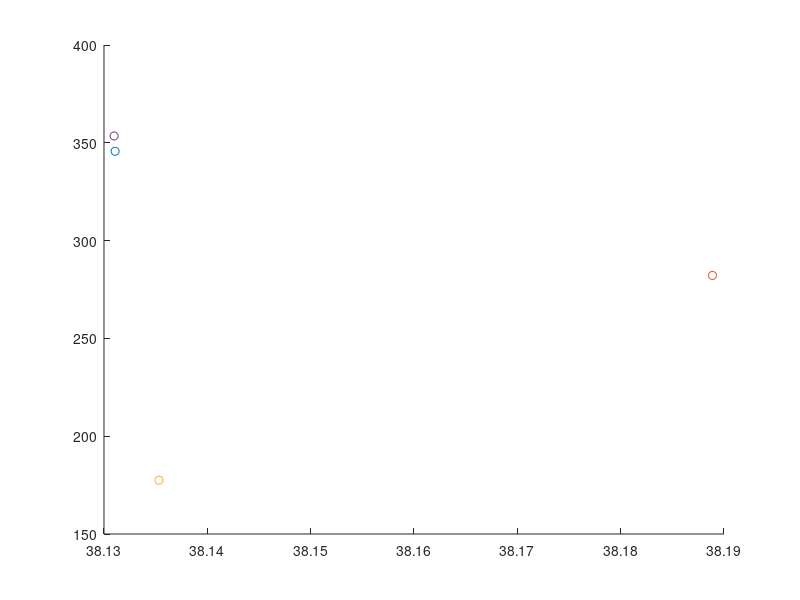

Here is the MATLAB script that generated this plot:
clc
clear
close all

% Weight & Balance Estimation for Transport Aircraft

% Variable Definitions:
A = 8.77; %- Wing aspect ratio (unitless)
Ah = 5.8; %- Horizontal tailplane aspect ratio (unitless)
Av = 2*1.6; %- Vertical tailplane aspect ratio (unitless)
Afc = 3887.9244; %- Cargo hold floor area (ft^2), set to 0 initially, replace with actual value
Bw = 213.2; %- Wing span (ft), set to 0 initially, replace with actual value
Bh = 51; % - Horizontal tailplane span (ft)
D = 20.8; %- Maximum fuselage diameter (ft), set to 0 initially, replace with actual value
Fw = 14.7638; %- Fuselage width at horizontal tail intersection (ft), set to 0, replace as needed
HtHv = 0; % - Location of horizontal tailplane on vertical tail (0 for fuselage-mounted, 1 for T-tail)
Kbuf = 5.68; %- Factor for range; 1.02 for short ranges, 5.68 for very long ranges
Kdoor = 1; %- Door factor, 1.0 if no cargo door, 1.06 for one side cargo door, 1.12 for aft clamshell
Klav = 1.11; %- Lavatory factor, 1.11 for long range, 0.31 for short range, 3.9 for business jets
KLg = 1.12; % - Landing gear factor, 1.12 if fuselage mounted, 1.0 otherwise
Kmp = 1; %- Kneeling main gear factor, 1.126 for kneeling gear, 1.0 otherwise
Kng = 1.017; %- Nacelle factor, 1.017 for pylon mounted nacelle, 1.0 otherwise
Knp = 1; %- Nose gear factor, 1.15 for kneeling nose gear, 1.0 otherwise
Kr = 1; %      - Engine factor, 1.133 for reciprocating engines, 1.0 otherwise
Ktp = 1; %- Turboprop factor, 0.793 for turboprop, 1.0 otherwise
Kuht = 1; %- Factor for all-moving tail, 1.143 for all-moving, 1.0 otherwise
L = 246.063; %- Fuselage structural length (ft), to be assigned
La = 250; %       - Electrical routing distance; generators to avionics to cockpit (ft)
Lec = 800; %        - Engine controls routing distance; engine to cockpit - total if multi-engine (ft)
Lf = 264.4357; %- Total fuselage length (ft)
Lht = 106.6; %    - Length from wing aerodynamic center to horizontal tail aerodynamic center (ft)
Lm = 160; %         - Main landing gear length (inches)
Ln = 120; %         - Nose landing gear length (inches)
Lvt = 103.6; %    - Length from wing aerodynamic center to vertical tail aerodynamic center (ft)
Ky = 0.238 * Lht; % - Aircraft pitching radius of gyration, approx. 0.3*Lht (ft)
Kz = Lvt; % - Aircraft yaw radius of gyration, approx. Lvt (ft)
Nc = 12; %       - Number of crew, typically set as required by the design
Nen = 4; %     - Number of engines
Nf = 5; %     - Number of control functions, typically 4-7
Ngear = 2.85; % - Gear load ratio, typically 2.7-3 for commercial aircraft
Ngen = 5; %    - Number of generators, typically equal to Nen
Nl = 1.5 * Ngear; %    - Ultimate landing gear load factor, typically 1.5*Ngear
NLt = 17.4; %- Nacelle length (ft)
Nm = 1; % - Number of mechanical functions performed by controls, usually 0-2
Nmss = 4; %       - Number of main gear shock struts
Nmw = 16; %     - Number of main wheels
Nnw = 2; %     - Number of nose wheels
Np = 516; % - Total number of persons onboard (crew + passengers)
Nseat = 516; %- Number of seats of given type
Nt = 5; % - Total number of fuel tanks
Nw = 6.9; % - Nacelle width (ft)
Nz = 1.5*2.5; %- Ultimate load factor, typically 1.5 * limit load factor
Rkva = 50; % - Electrical system rating, usually 40-60 kVA for transports
Scs = 540; %    - Total control surface area (ft^2)
Scsw = 530; %   - Area of wing-mounted control surfaces (ft^2)
Se = 100; %    - Elevator area (ft^2)
Sf = 37027; %- Fuselage wetted area (ft^2)
Sht = 1039.8; %     - Horizontal tailplane area (ft^2)
Sn = 650; %     - Nacelle wetted area (ft^2)
Sw = 5188.2; %- Reference wing area (ft^2)
Svt = 433.6; %      - Vertical tailplane area (ft^2)
tc_root = 0.14; %- Wing root thickness-to-chord ratio
tc_rootv = 0.12; %- Vertical tailplane root thickness-to-chord ratio
Vi = 59438.7; %- Integral fuel tank volume (gal)
Vp = 0; % - Self-sealing tank volume (gal)
Vpr = 150000; %     - Volume of pressurized sections (ft^3)
Vs = 231.6; %- Landing stall speed (ft/s)
Vt = Vi +Vp; %- Total volume of fuel tanks (gal)
WAPU = 500; %- Uninstalled APU weight (lb)
Wc = 0; % - Maximum cargo weight (lb)
Wdg = 779200; % - Design gross weight (lb)
Wen = 13552; %- Engine weight (lb)
Wenc = 19841.6; %- Weight of engine and contents (lb)
Wl = Wdg * 0.85; %- Landing design gross weight (lb)
Wseat = 13; %- Weight of single seat (lb)
Wuav = 1100; % - Uninstalled avionics weight, typically 800-1400 lb
lambda = 0.25; %- Wing taper ratio
Lambda = 0.464; %- Wing quarter chord sweep angle (radians)
Lambda_ht = 0.26; %- Horizontal tailplane quarter chord sweep (radians)
Lambda_vt = 0.26; %- Vertical tailplane quarter chord sweep (radians)
g = 32.18504;
Iy = Wdg * Ky ^ 2 / g; %- Pitching moment of inertia (lb*ft^2), approximated as Wo*Ky^2/g
Kws = 0.75 * ((1 + 2 * lambda) / (1 + lambda)) * Bw * tan(Lambda) / L; % - Wing sweep factor, calculated as 0.75 * [(1 + 2*lambda)/(1 + lambda)] * Bw * tan(Lambda) / L

% % Default values for unspecified variables (set to zero, modify as needed):
% A = 0; % Wing aspect ratio
% Ah = 0; % Horizontal tailplane aspect ratio
% Av = 0; % Vertical tailplane aspect ratio
% Bw = 0; % Wing span in ft
% D = 0; % Fuselage diameter in ft
% % ... Continue initializing all variables used in equations as above

% Begin Calculations
% 1. Aircraft Wing Weight
% Wdg = 0; % Design gross weight, replace with actual value
% Nz = 0; % Ultimate load factor, typically 1.5 * limit load factor
% Sw = 0; % Reference wing area, replace with actual value
% A = 0; % Aspect ratio of the wing
% lambda = 0; % Wing taper ratio
% Scsw = 0; % Area of wing-mounted control surfaces
% Lambda = 0; % Wing quarter chord sweep (radians)
% tc_root = 0; % Wing root thickness-to-chord ratio


% Equation for Wing Weight (Ww)
CGw = 41.5; % Wing CG location (m)
Zw = -1.83;
Ww = (0.78 * 0.0051 * (Wdg * Nz) ^ 0.557 * Sw ^ 0.649 * A ^ 0.5 * (1 + lambda) ^ 0.1 * ...
    Scsw ^ 0.1 )/ (cos(Lambda) * (tc_root) ^ 0.4); % Wing Weight
% Comment: Replace variables with actual values as needed.

% engine weight
CGeng = CGw - 0.7;
Zeng = -4.5;
W_engines = Nen * Wen;

% 2. Horizontal Tailplane Weight (Wht)
% Kuht = 1; % Factor for all-moving tail, typically 1.143 for all-moving, 1.0 otherwise
% Sht = 0; % Horizontal tailplane area in ft^2
% Ky = 0; % Aspect ratio of the horizontal tail
% Fw = 0; % Fuselage width at horizontal tail intersection
% Bh = 0; % Horizontal tailplane span in ft
% Lht = 0; % Length from wing aerodynamic center to horizontal tail aerodynamic center
% Lambda_ht = 0; % Horizontal tail quarter-chord sweep (radians)
CGht = 72.1;
Zht = 1.55;
Wht = 0.75 * 0.0379 * Kuht * Wdg ^ 0.639 * Nz ^ 0.1 * Sht ^ 0.75 * Ky ^ 0.704 * ...
    Ah ^ 0.166 * (1 + Se / Sht) ^ 0.1 / ((1 + Fw / Bh) ^ 0.25 * Lht * cos(Lambda_ht));
% Comment: Replace with actual values for Wht calculation.

% 3. Vertical Tailplane Weight (Wvt)
% HtHv = 0; % Location factor, 0.0 for fuselage mounted, 1.0 for T-tail
% Svt = 0; % Vertical tailplane area in ft^2
% Av = 0; % Vertical tailplane aspect ratio
% Lvt = 0; % Length from wing aerodynamic center to vertical tail aerodynamic center
% Lambda_vt = 0; % Vertical tail quarter-chord sweep (radians)
% tc_rootv = 0; % Vertical tail root thickness-to-chord ratio
CGvt = 71.1;
Zvt = 4.64;
Wvt = 0.75 * 0.0026 * (1 + HtHv) ^ 0.225 * Wdg ^ 0.556 * Nz ^ 0.536 * Svt ^ 0.5 * ...
    Kz ^ 0.875 * Av ^ 0.35 / (Lvt ^ 0.5 * cos(Lambda_vt) * (tc_rootv) ^ 0.5);
% Comment: Replace variables for accurate vertical tail weight estimation.

% Continue defining
% Continue defining remaining equations based on the document

% 4. Fuselage Weight (Wfus)
% Sf = 0; % Fuselage wetted area (ft^2)
% L_D = 0; % Lift-to-drag ratio, typically 10-20 for transport aircraft
CGfus = L * 0.435 / 3.281;
Zfus = 0;
Wfus = 0.85 * 0.3280 * Kdoor * KLg * (Wdg * Nz) ^ 0.5 * L ^ 0.25 * Sf ^ 0.302 * ...
    (1 + Kws) ^ 0.04 * (L/D) ^ 0.1;
% Comment: Replace variables with actual values for fuselage weight.

% 5. Main Landing Gear Weight (Wmlg)
% Lm = 0; % Main landing gear length (inches)
% Nmss = 0; % Number of main gear shock struts
% Nmw = 0; % Number of main wheels
% Vs = 0; % Landing stall speed (ft/s)
CGmlg = 43;
Zmlg = -6.33;
Wmlg = 0.88 * 0.0106 * Kmp * Wl ^ 0.888 * Nl ^ 0.25 * Lm ^ 0.4 *Nmw^0.321 * Vs ^ 0.1 / (Nmss ^ 0.5);
% Comment: Replace values for main landing gear weight.

% 6. Nose Landing Gear Weight (Wnlg)
% Ln = 0; % Nose landing gear length (inches)
% Nnw = 0; % Number of nose wheels
CGnlg = 7;
Znlg = -6.33;
Wnlg = 0.88 * 0.032 * Knp * Wl ^ 0.646 * Nl ^ 0.2 * Ln ^ 0.5 * Nnw ^ 0.45;
% Comment: Replace variables with actual values for nose landing gear weight.

% 7. Nacelle Weight (Winl)
% NLt = 0; % Nacelle length (ft)
% Nw = 0; % Nacelle width (ft)
% Wenc = 0; % Weight of engine and contents (lb)
% Sn = 0; % Nacelle wetted area (ft^2)
CGinl = CGw - 1.4;
Zinl = Zeng;
Winl = 0.85 * 0.6724 * Kng * NLt ^ 0.1 * Nw ^ 0.294 * Nz ^ 0.119 * Wenc ^ 0.611 *Nen^0.984* Sn ^ 0.224;
% Comment: Replace values for nacelle weight.

% 8. Engine Controls Weight (Wec)
% Lec = 0; % Engine control routing distance (ft)
CGec = CGeng;
Zec = Zeng;
Wec = 5 * Nen + 0.8 * Lec;
% Comment: Weight of engine controls; set Nen and Lec as needed.

% 9. Engine Starter Weight (Wes)
% Wen = 0; % Engine weight (lb)
CGes = CGeng;
Zes = Zeng;
Wes = 49.19 * (Nen * Wen / 1000) ^ 0.541;
% Comment: Engine starter weight; specify engine weight and number of engines.

% 10. Fuel System Weight (Wfs)
% Vt = 0; % Total volume of fuel tanks (gal)
% Nt = 0; % Number of fuel tanks
% Vp = 0; % Self-sealing tank volume (gal)
% Vi = 0; % Integral fuel tank volume (gal)
CGfs = CGeng + 0.1;
Zfs = -2.01;
Wfs = 2.405 * Vt ^ 0.606 * Nt ^ 0.5 * (1 + Vp / Vt) / (1 + Vi / Vt);
% Comment: Fuel system weight; define fuel volumes and tank counts.

% 11. Flight Controls Weight (Wfc)
% Scs = 0; % Total control surface area (ft^2)
% Iy = 0; % Pitching moment of inertia (lb*ft^2), usually ≈ Wdg * Ky^2 / g
% Nm = 0; % Number of mechanical functions performed by controls
CGfc = 50;
Zfc = -1;
Wfc = 145.9 * Nf ^ 0.554 * Scs ^ 0.2 * (Iy * 1e-6) ^ 0.07 / (1 + Nm / Nf);
% Comment: Flight controls weight; specify control surface area and inertia.

% 12. Installed APU Weight (WAPUinst)
% WAPU = 0; % Uninstalled APU weight (lb)
CGapu = 75;
Zapu = 1.34;
WAPUinst = 2.2 * WAPU;
% Comment: Installed APU weight; specify WAPU.

% 13. Instruments Weight (Winstr)
% Kr = 1; % Engine type factor, 1.133 for reciprocating engines, 1.0 otherwise
% Ktp = 1; % Turboprop factor, 0.793 for turboprop, 1.0 otherwise
CGinstr = 4;
Zinstr = 0;
Winstr = 4.509 * Kr * Ktp * Nc ^ 0.541 * Nen * (Lf + Bw) ^ 0.5;
% Comment: Instrument weight; define factors, number of crew, and dimensions.

% 14. Hydraulic System Weight (Whydr)
CGhydr = 50;
Zhydr = -1;
Whydr = 0.2673 * Nf * (Lf + Bw) ^ 0.937;
% Comment: Hydraulic system weight; replace Nf, Lf, Bw as needed.

% 15. Electrical System Weight (Wel)
% Rkva = 0; % System electrical rating (kVA)
CGel = 45;
Zel = -1;
Wel = 7.291 * Rkva ^ 0.782 * La ^ 0.346 * Ngen ^ 0.1;
% Comment: Electrical system weight; set electrical rating and routing distance.

% 16. Avionics Weight (Wav)
% Wuav = 0; % Uninstalled avionics weight, typically 800-1400 lb
CGav = 5;
Zav = 0;
Wav = 1.73 * Wuav ^ 0.983;
% Comment: Avionics weight; specify Wuav.

% 17. Furnishings Weight (Wfurn)
% Nseat = 0; % Number of seats
% Wseat = 0; % Weight of single seat, e.g., 60 lb for flight deck, 32 lb for passenger
% Klav = 0; % Lavatory factor
% Kbuf = 0; % Buffer factor for furnishings
CGfurn = CGfus;
Zfurn = 1;
Wfurn = 0.0577 * Nc ^ 0.1 * Wc ^ 0.393 * Sf ^ 0.75 + Nseat * Wseat + Klav * Np ^ 1.33 + Kbuf * Np ^ 1.12;
% Comment: Furnishings weight; define seating and comfort parameters.

% 18. Air-Conditioning Weight (Wac)
% Vpr = 0; % Volume of pressurized sections (ft^3)
CGac = CGfus;
Zac = 2.5;
Wac = 62.36 * Np ^ 0.25 * (Vpr * 1e-3) ^ 0.604 * Wuav ^ 0.1;
% Comment: Air-conditioning weight; specify volumes and number of persons.

% 19. Anti-Icing System Weight (Wai)
CGai = CGw - 1;
Zai = Zw;
Wai = 0.002 * Wdg;
% Comment: Anti-icing system weight; set Wdg.

% 20. Handling Gear Weight (Whg)
CGwhg = 0;
Whg_civilian = 0; % Civilian handling gear weight
% Afc = 0; % Cargo hold floor area (ft^2)
CGmil = 35;
Whg_military = 0; % Military handling gear weight

% add thrust reverser effects
W_engines = W_engines + 0.3 * Winl;

% Final output
% Display calculated weights for verification:
disp(['Wing Weight (Ww): ', num2str(Ww*0.453592)]);
disp(['Horizontal Tailplane Weight (Wht): ', num2str(Wht*0.453592)]);
disp(['Vertical Tailplane Weight (Wvt): ', num2str(Wvt*0.453592)]);
disp(['Fuselage Weight (Wfus): ', num2str(Wfus*0.453592)]);
disp(['Main Landing Gear Weight (Wmlg): ', num2str(Wmlg*0.453592)]);
disp(['Nose Landing Gear Weight (Wnlg): ', num2str(Wnlg*0.453592)]);
disp(['Nacelle Weight (Winl): ', num2str(Winl*0.453592)]);
disp(['Engine Controls Weight (Wec): ', num2str(Wec*0.453592)]);
disp(['Engine Starter Weight (Wes): ', num2str(Wes*0.453592)]);
disp(['Fuel System Weight (Wfs): ', num2str(Wfs*0.453592)]);
disp(['Flight Controls Weight (Wfc): ', num2str(Wfc*0.453592)]);
disp(['Installed APU Weight (WAPUinst): ', num2str(WAPUinst*0.453592)]);
disp(['Instruments Weight (Winstr): ', num2str(Winstr*0.453592)]);
disp(['Hydraulic System Weight (Whydr): ', num2str(Whydr*0.453592)]);
disp(['Electrical System Weight (Wel): ', num2str(Wel*0.453592)]);
disp(['Avionics Weight (Wav): ', num2str(Wav*0.453592)]);
disp(['Furnishings Weight (Wfurn): ', num2str(Wfurn*0.453592)]);
disp(['Air-Conditioning Weight (Wac): ', num2str(Wac*0.453592)]);
disp(['Anti-Icing System Weight (Wai): ', num2str(Wai*0.453592)]);
disp(['Civilian Handling Gear Weight (Whg_civilian): ', num2str(Whg_civilian*0.453592)]);
disp(['Military Handling Gear Weight (Whg_military): ', num2str(Whg_military*0.453592)]);
disp(['Engine Weight (W_engines): ', num2str(W_engines*0.453592)]);

% get total weight
Wtotal = (Ww + Wht + Wvt + Wfus + Wmlg + Wnlg + Winl) * 1.05 + Wec + Wes + Wfs + ...
    Wfc + WAPUinst + Winstr + Whydr + Wel + Wav + Wfurn + Wac + Wai + ...
    Whg_civilian + Whg_military + W_engines;

Wtotal_tons = Wtotal / 2204;
disp(Wtotal_tons)

disp(['Total Weight (empty): ', num2str(Wtotal_tons), ' tons']);

% get cg
CGtotal = (Ww * CGw + Wht * CGht + Wvt * CGvt + Wfus * CGfus + Wmlg * CGmlg + ...
    Wnlg * CGnlg + Winl * CGinl + Wec * CGec + Wes * CGes + Wfs * CGfs + ...
    Wfc * CGfc + WAPUinst * CGapu + Winstr * CGinstr + Whydr * CGhydr + ...
    Wel * CGel + Wav * CGav + Wfurn * CGfurn + Wac * CGac + Wai * CGai + ...
    Whg_civilian * CGwhg + Whg_military * CGmil + W_engines * CGeng) / Wtotal;

disp(['Total x_cg (empty): ', num2str(CGtotal), ' m']);

% get z center of gravity

ZCGtotal = (Ww * Zw + Wht * Zht + Wvt * Zvt + Wfus * Zfus + Wmlg * Zmlg + ...
    Wnlg * Znlg + Winl * Zinl + Wec * Zec + Wes * Zes + Wfs * Zfs + ...
    Wfc * Zfc + WAPUinst * Zapu + Winstr * Zinstr + Whydr * Zhydr + ...
    Wel * Zel + Wav * Zav + Wfurn * Zfurn + Wac * Zac + Wai * Zai) / Wtotal;

disp(['Total z_cg (empty): ', num2str(ZCGtotal), ' m']);

% add fuel, pax, luggage
Wfuel = 176; % tons
Wpax = 38.7; % tons
Wluggage = 9.42; % tons

Wtotal_full = Wtotal_tons + Wfuel + Wpax + Wluggage;
disp(['Total Weight (full): ', num2str(Wtotal_full), ' tons']);


% get cg
CGfuel = CGfs; % m
CGpax = 40; % m
CGluggage = 40; % m
Zfuel = Zfs;
Zpax = 0.5;
Zluggage = -0.5;


%==================== FUEL TANK DISTRIBUTION ==============================
CG_iwtank = 36.553; % inner wing tank xcg (m)
CG_ftank = 33.39; % fuselage tank xcg (m)
CG_owtank = 42.01; % outer wing tank xcg (m)
CG_trimtank = 73; % trim tank xcg (m)

W_iwtank = 55.5; % inner wing tank fuel mass (tons)
W_ftank = 44.2; % fuselage tank fuel mass (tons)
W_owtank = 76.4; % outer wing tank fuel mass (tons)
W_trimtank = 0; % trim tank fuel mass (tons)

CG_fore = (CG_iwtank * W_iwtank + CG_ftank * W_ftank) / (W_iwtank + W_ftank);
W_fore = (W_iwtank + W_ftank);

CGfuel = (CG_iwtank * W_iwtank + CG_ftank * W_ftank + CG_owtank *...
    W_owtank + CG_trimtank * W_trimtank) / (W_iwtank + W_ftank...
    + W_owtank + W_trimtank);

CG_fuelled_front = (Wtotal_tons * CGtotal + W_fore * CG_fore + Wpax...
    * CGpax + Wluggage * CGluggage) / (Wtotal_tons + W_fore + Wpax + Wluggage);

CG_fuelled_aft = (Wtotal_tons * CGtotal + W_owtank * CG_owtank + Wpax...
    * CGpax + Wluggage * CGluggage) / (Wtotal_tons + W_owtank + Wpax + Wluggage);

CGtotal_full = (Wtotal_tons * CGtotal + (Wfuel+W_trimtank) * CGfuel + Wpax * CGpax...
    + Wluggage * CGluggage) / (Wtotal_full + W_trimtank);
disp(['Total CG (full): ', num2str(CGtotal_full), ' m']);

CGempty_trimtank = (Wtotal_tons * CGtotal + W_trimtank * CG_ftank)...
    / (Wtotal_tons + W_trimtank);

zCGtotal_full = (Wtotal_tons * ZCGtotal + Wfuel * Zfuel + Wpax * Zpax...
    + Wluggage * Zluggage) / (Wtotal_full + W_trimtank);
disp(['Total z_cg (full): ', num2str(zCGtotal_full), ' m']);

%plotting the CG envelope

W_cruise_start= Wtotal_tons + 0.97*0.985*Wfuel + Wpax + Wluggage + W_trimtank;
CG_cruise_start= (Wtotal_tons * CGtotal + 0.97*0.985*Wfuel * CGfuel + Wpax * CGpax + Wluggage * CGluggage) / W_cruise_start;
disp(['Total CG (cruise start): ', num2str(CG_cruise_start), ' m']);

W_cruise_end= Wtotal_tons + 0.97*0.985*0.6225*Wfuel + Wpax + Wluggage+ W_trimtank ;
CG_cruise_end= (Wtotal_tons * CGtotal + 0.97*0.985*0.625*Wfuel * CGfuel + Wpax * CGpax + Wluggage * CGluggage) / W_cruise_end;
disp(['Total CG (cruise end): ', num2str(CG_cruise_end), ' m']);
 
Wtotal_nofuel= Wtotal_tons + Wpax + Wluggage;
disp(['Total Weight (no fuel): ', num2str(Wtotal_nofuel), ' tons']);
CGtotal_nofuel = (Wtotal_tons * CGtotal + Wpax * CGpax + Wluggage * CGluggage) / Wtotal_nofuel;
disp(['Total CG (no fuel): ', num2str(CGtotal_nofuel), ' m']);

% figure
% plot(W_trimtank, abs(CGfuel-CGtotal_nofuel), LineWidth=2)
% xlabel('trim tank mass (Kg)')
% ylabel('difference between cg with no fuel and cg full')

figure
scatter(CG_cruise_start, W_cruise_start, 'green')
hold on
scatter(CG_cruise_end, W_cruise_end, 'blue')
scatter(CGtotal_nofuel, Wtotal_nofuel, 'red')
scatter(CGtotal_full, Wtotal_full, 'magenta')


% get Iyy using sum(Iyy) = sum(m * (x - x_cg)^2)
Iyy = Ww * (CGw - CGtotal)^2 + Wht * (CGht - CGtotal)^2 + Wvt * (CGvt - CGtotal)^2 + ...
    Wfus * (CGfus - CGtotal)^2 + Wmlg * (CGmlg - CGtotal)^2 + Wnlg * (CGnlg - CGtotal)^2 + ...
    Winl * (CGinl - CGtotal)^2 + Wec * (CGec - CGtotal)^2 + Wes * (CGes - CGtotal)^2 + ...
    Wfs * (CGfs - CGtotal)^2 + Wfc * (CGfc - CGtotal)^2 + WAPUinst * (CGapu - CGtotal)^2 + ...
    Winstr * (CGinstr - CGtotal)^2 + Whydr * (CGhydr - CGtotal)^2 + Wel * (CGel - CGtotal)^2 + ...
    Wav * (CGav - CGtotal)^2 + Wfurn * (CGfurn - CGtotal)^2 + Wac * (CGac - CGtotal)^2 + ...
    Wai * (CGai - CGtotal)^2 + Whg_civilian * (CGwhg - CGtotal)^2 + Whg_military * (CGmil - CGtotal)^2 + ...
    W_engines * (CGeng - CGtotal)^2 + Wfuel * (CGfuel - CGtotal_full)^2 + ...
    Wpax * (CGpax - CGtotal_full)^2 + Wluggage * (CGluggage - CGtotal_full)^2;

% convert from lb*m^2 to kg*m^2
Iyy = Iyy * 0.453592;

disp(['Iyy: ', num2str(Iyy), ' kg*m^2']);
